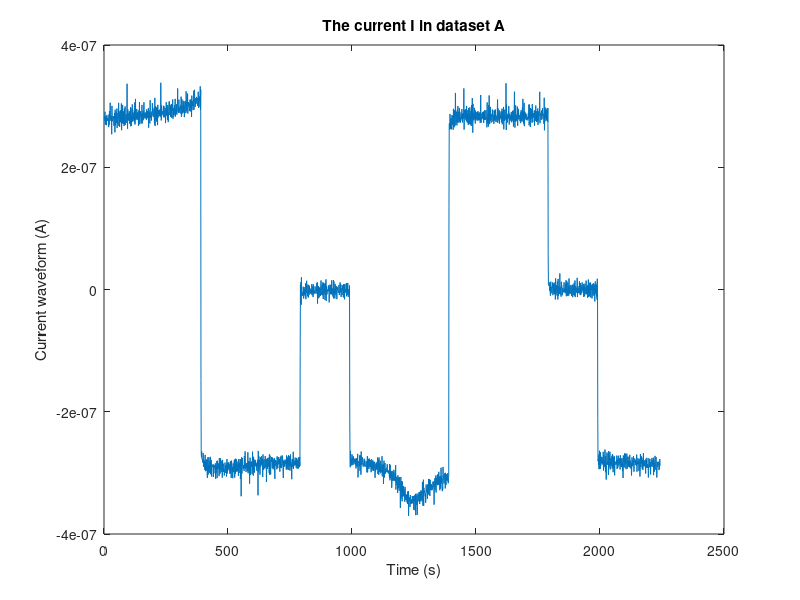
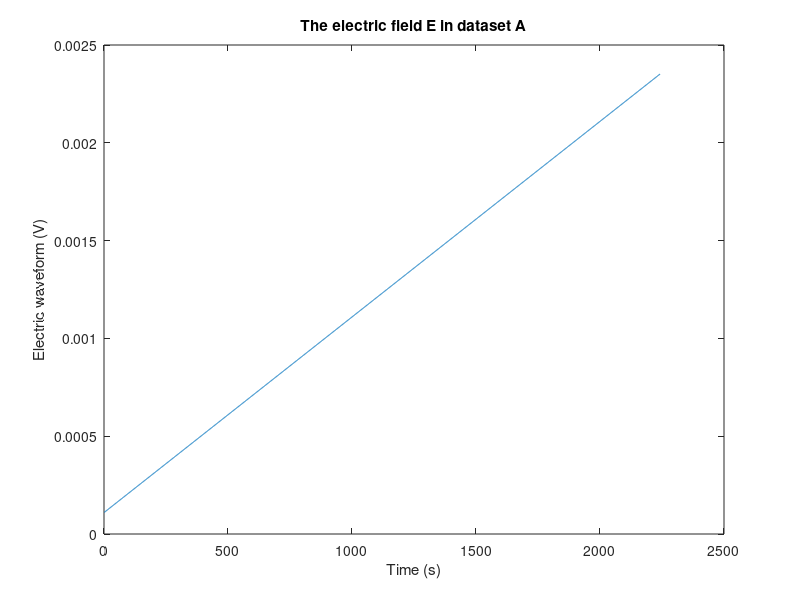
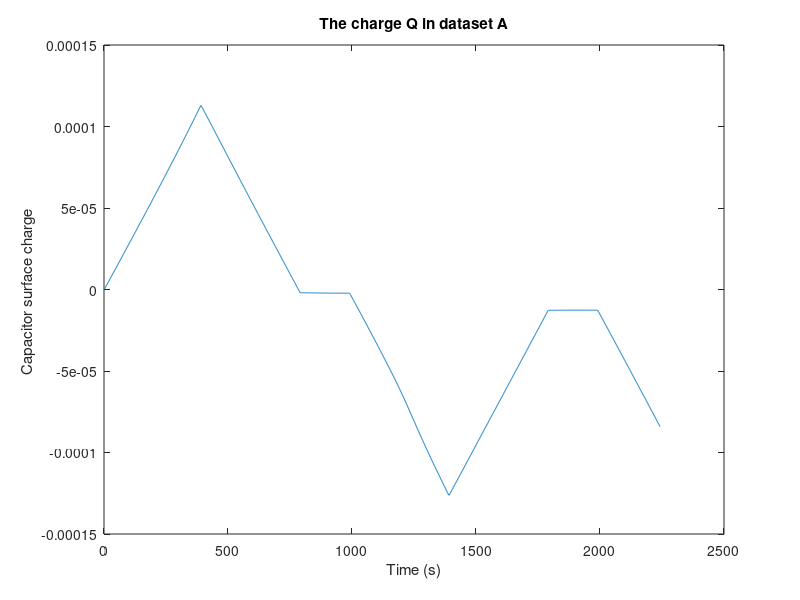
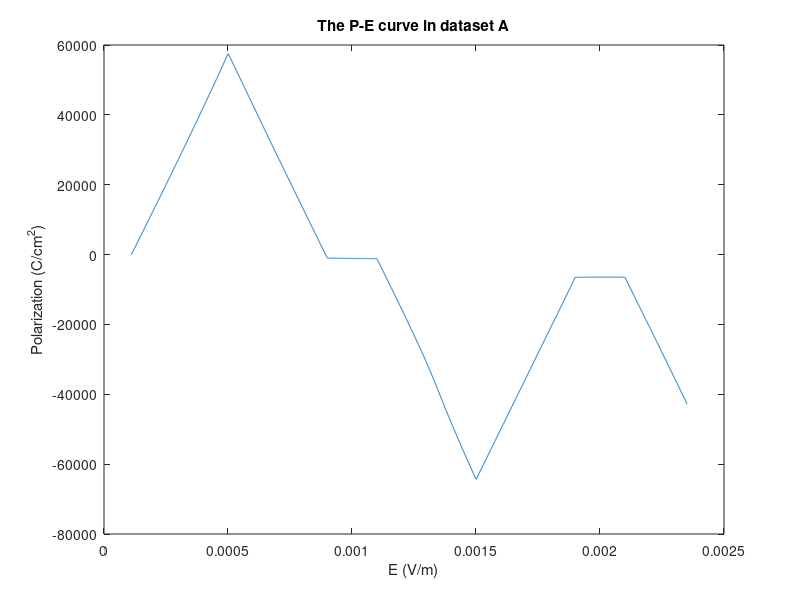

Source code (MATLAB) for these figures, in order:
% ------------ EITP25 - Handin 3 - FE Characterization ----------------
% ------------   Hicham Mohamad, hsmo@kth.se    -----------------------
%{
Feedback from Mattias - Discord
Hey, some tips: 
What you need to do with the PUND data is to integrate the current 
in steps from t=0 to the end. 
Store the partial integrations in a variable Qtot, 
which will then describe a function Q_tot(V) since you know 
the V at time t. 
Then integrate the second pulse in the same way, store in Qother, 
this should not contain any current due to the polarisation switch. 
The integration of current --> charge. 
So Then you calc Q_pol(V) = Q_tot(V) - Q_other(V) 
and you should get half a Q-V diagram, which after normalization 
by the device area and oxide thickness gives you P-E. 
Do the same for the third and fourth pulses which give you the 
other half of the diagram.

The PUND data is current versus time, right ! 
Q = integral(I, dt)

Think about how the ferroelectric domains are organised in an 
antiferroelectric material.. 
Every other up, every other down. So no polarization at zero field.
%}
%{
Feedback from Robin:
I think your code looks good, what you have done is correct. 
However it is not complete since you would need to:
- Define the vector elements of each pulse in the input PUND signal 
in order to subtract the charge of the U pulse from the P pulse and 
likewise for the N and D pulses. 

- Finally you would need to shift the PE curve around the y-axis 
(in order to center it around zero) with the assumption that 
we are only measuring a relative change in the polarization and 
not an absolute one.  
%} 
clc
clear all
close all
% The data starts at row 259. 
% and can be extracted with the following command:
%[data] = xlsread([folder,'\',baseFileName],['B259:C2500']);
[datasetA] = xlsread('A_15nm_25um_radius.csv','B259:C2500'); 
%[datasetA] = xlsread('A_15nm_25um_radius.csv');
[datasetB] = xlsread('B_15nm_25um_radius.csv','B259:C2500'); 
[datasetC] = xlsread('C_10nm_25um_radius.csv','B259:C2500');
             
%% The parameters for measured datasets 
% circular capacitor
radius = 25e-6;
area = pi*radius^2;

% dieletric thickness of FE materials
h_AB = 15e-9;
h_C = 10e-9;

%% plot waveforms for dataset A             
V_A = datasetA(:,1);
%I_A = abs(datasetA(:,2));
I_A = datasetA(:,2);
timeA = (1:size(I_A,1))';

% plot the current waveform
figure
plot(timeA, I_A)
title('The current I in dataset A')
xlabel('Time (s)')
ylabel('Current waveform (A)')

% plot the  voltage waveform
figure
plot(timeA, V_A)
title('The electric field E in dataset A')
xlabel('Time (s)')
ylabel('Electric waveform (V)')

% plot the charge
Q_A = cumtrapz(I_A);
% plot the charge Q in A
figure
plot(timeA, Q_A)
title('The charge Q in dataset A')
xlabel('Time (s)')
ylabel('Capacitor surface charge ')

% plot the polarization P-E curve in A
P_A = Q_A / area;

figure
plot(V_A, P_A)
title('The P-E curve in dataset A')
xlabel('E (V/m)')
ylabel('Polarization (C/cm^2)')

%% plots for dataset B
V_B = datasetB(:,1);
%I_B = abs(datasetB(:,2));
I_B = datasetB(:,2);

% plot the current waveform
timeB = (1:size(datasetB,1))';
figure
plot(timeB, I_B)
title('The current I in dataset B')
xlabel('Time (s)')
ylabel('Current waveform (A)')

% plot the  waveform
figure
plot(timeB, V_B)
title('The electric field E in dataset B')
xlabel('Time (s)')
ylabel('Electric waveform (V)')

Q_B = cumtrapz(I_B);
% plot the charge Q in B
figure
plot(timeB, Q_B)
title('The charge Q in dataset B')
xlabel('Time (s)')
ylabel('Capacitor surface charge')

 %% plots for dataset C
V_C = datasetC(:,1);
%I_C = abs(datasetC(:,2));
I_C = datasetC(:,2);

% plot the current waveform
timeC = (1:size(datasetC,1))';
figure
plot(timeC, I_C)
title('The current I in dataset C')
xlabel('Time (s)')
ylabel('Current waveform (A)')

% plot the electric waveform
figure
plot(timeC, V_C)
title('The electric field E in dataset C')
xlabel('Time (s)')
ylabel('Electric waveform (V)')

Q_C = cumtrapz(I_C);
% plot the charge Q in A
figure
plot(timeC, Q_C)
title('The charge Q in dataset C')
xlabel('Time (s)')
ylabel('Capacitor surface charge')
